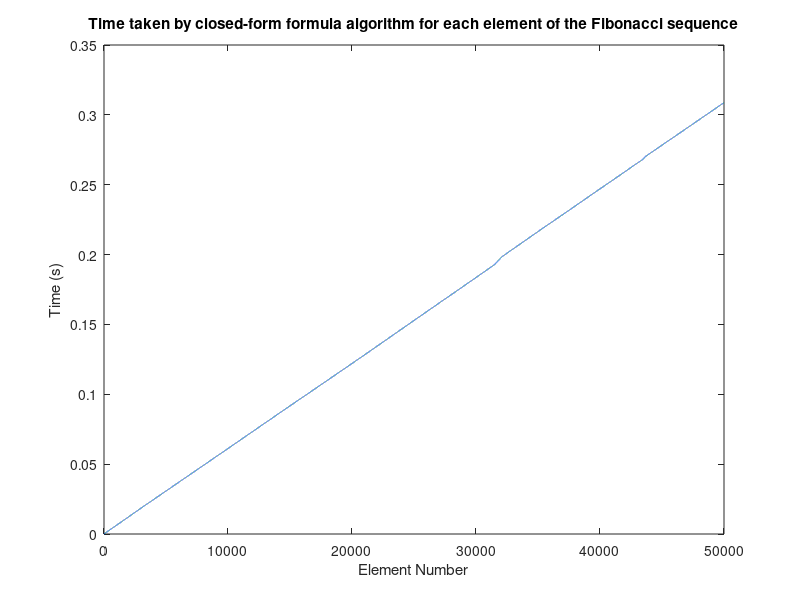

Write MATLAB code to recreate this figure.
% Fibonacci sequence generation using the closed-form formula

% Initialize variables
n = 50000; % Number of elements in the sequence
fib = zeros(n,1); % Preallocate memory for the sequence
time_taken = zeros(n,1); % Preallocate memory for timing results

% Closed-form formula algorithm to calculate the nth Fibonacci number
tic;
phi = (1 + sqrt(5))/2; % The golden ratio
fib(1) = 1;
for i = 2:n
    fib(i) = round((phi^i - (1-phi)^(-i))/sqrt(5)); % The closed-form formula for the nth Fibonacci number
    time_taken(i) = toc;
end

% Plot the results
plot(1:n, time_taken)
xlabel('Element Number')
ylabel('Time (s)')
title('Time taken by closed-form formula algorithm for each element of the Fibonacci sequence')

